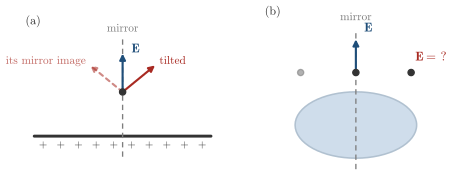

Here is the Python script that generated this plot:
"""Session 2, the mirror argument of the electric field, on the axis and away from it."""
import os, sys
sys.path.insert(0, os.path.join(os.path.dirname(os.path.abspath(__file__)), ".."))
import numpy as np
import matplotlib.pyplot as plt
from matplotlib.patches import Ellipse
import style

fig, axs = plt.subplots(1, 2, figsize=(style.WIDTH_CM * style.CM, 5.6 * style.CM))
arrow = lambda ax, p, d, **kw: ax.annotate('', xy=(p[0] + d[0], p[1] + d[1]), xytext=p,
                                           arrowprops=dict(dict(arrowstyle='-|>', lw=1.6, mutation_scale=9, shrinkA=0, shrinkB=0), **kw))
mirror = lambda ax, y0, y1: ax.plot([0, 0], [y0, y1], color=style.MUTED, lw=1.0, ls=(0, (4, 3)))
for ax in axs:
    ax.set_aspect('equal'); ax.axis('off')
# (a) a uniform plane, seen from the side
ax = axs[0]
ax.plot([-3, 3], [0, 0], color=style.INK, lw=2.2)
for x in np.linspace(-2.7, 2.7, 10):
    style.label(ax, x, -0.3, '+', fontsize=8)
mirror(ax, -0.7, 3.4)
style.label(ax, 0.0, 3.65, 'mirror', color=style.MUTED, fontsize=8.5)
P = (0.0, 1.5)
ax.scatter(*P, s=22, color=style.INK, zorder=4)
arrow(ax, P, (0.0, 1.3), color=style.ACCENT)
style.label(ax, 0.3, 2.95, r'$\mathbf{E}$', color=style.ACCENT, ha='left', fontsize=9.5)
arrow(ax, P, (1.1, 0.9), color=style.BROKEN)
arrow(ax, P, (-1.1, 0.9), color=style.BROKEN, ls=(0, (2, 2)), alpha=0.55)
style.label(ax, 1.25, 2.55, 'tilted', color=style.BROKEN, ha='left', fontsize=8.5)
style.label(ax, -1.25, 2.55, 'its mirror image', color=style.BROKEN, ha='right', fontsize=8.5, alpha=0.7)
ax.set_xlim(-3.3, 3.3); ax.set_ylim(-0.9, 4.0)
style.label(ax, -3.3, 3.9, '(a)', ha='left', fontsize=9)
# (b) an egg-shaped charge, a point on the mirror axis and a point away from it
ax = axs[1]
ax.add_patch(Ellipse((0, 0), 4.4, 2.4, facecolor=style.LIGHT, alpha=0.35, edgecolor=style.ACCENT, lw=1.2))
mirror(ax, -1.6, 3.4)
P1, P2 = (0.0, 1.9), (2.0, 1.9)
ax.scatter(*P1, s=22, color=style.INK, zorder=4)
arrow(ax, P1, (0.0, 1.2), color=style.ACCENT)
style.label(ax, 0.3, 3.5, r'$\mathbf{E}$', color=style.ACCENT, ha='left', fontsize=9.5)
ax.scatter(*P2, s=22, color=style.INK, zorder=4)
ax.scatter(-P2[0], P2[1], s=22, color=style.MUTED, zorder=4, alpha=0.6)
style.label(ax, P2[0] + 0.15, P2[1] + 0.55, r'$\mathbf{E}=\,?$', color=style.BROKEN, ha='left', fontsize=9.5)
style.label(ax, 0.0, 3.9, 'mirror', color=style.MUTED, fontsize=8.5)
ax.set_xlim(-3.3, 3.3); ax.set_ylim(-1.7, 4.2)
style.label(ax, -3.3, 4.1, '(b)', ha='left', fontsize=9)
style.save(fig, __file__)
